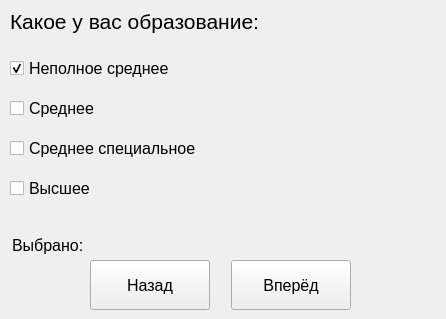
<?xml version="1.0" encoding="UTF-8"?>
<ui version="4.0">
 <class>MainWindow</class>
 <widget class="QMainWindow" name="MainWindow">
  <property name="geometry">
   <rect>
    <x>0</x>
    <y>0</y>
    <width>446</width>
    <height>319</height>
   </rect>
  </property>
  <property name="minimumSize">
   <size>
    <width>446</width>
    <height>319</height>
   </size>
  </property>
  <property name="maximumSize">
   <size>
    <width>446</width>
    <height>319</height>
   </size>
  </property>
  <property name="windowTitle">
   <string>MainWindow</string>
  </property>
  <widget class="QWidget" name="centralwidget">
   <widget class="QLabel" name="label_task">
    <property name="geometry">
     <rect>
      <x>10</x>
      <y>6</y>
      <width>351</width>
      <height>31</height>
     </rect>
    </property>
    <property name="font">
     <font>
      <family>Segoe UI</family>
      <pointsize>16</pointsize>
     </font>
    </property>
    <property name="text">
     <string>Какое у вас образование:</string>
    </property>
   </widget>
   <widget class="QLabel" name="label_img">
    <property name="geometry">
     <rect>
      <x>220</x>
      <y>50</y>
      <width>200</width>
      <height>181</height>
     </rect>
    </property>
    <property name="text">
     <string/>
    </property>
   </widget>
   <widget class="QPushButton" name="btn_next">
    <property name="geometry">
     <rect>
      <x>231</x>
      <y>260</y>
      <width>120</width>
      <height>50</height>
     </rect>
    </property>
    <property name="font">
     <font>
      <family>Segoe UI</family>
      <pointsize>12</pointsize>
     </font>
    </property>
    <property name="text">
     <string>Вперёд</string>
    </property>
   </widget>
   <widget class="QPushButton" name="btn_back">
    <property name="geometry">
     <rect>
      <x>90</x>
      <y>260</y>
      <width>120</width>
      <height>50</height>
     </rect>
    </property>
    <property name="font">
     <font>
      <family>Segoe UI</family>
      <pointsize>12</pointsize>
     </font>
    </property>
    <property name="text">
     <string>Назад</string>
    </property>
   </widget>
   <widget class="QLabel" name="label_selected">
    <property name="geometry">
     <rect>
      <x>12</x>
      <y>235</y>
      <width>421</width>
      <height>21</height>
     </rect>
    </property>
    <property name="font">
     <font>
      <family>Segoe UI</family>
      <pointsize>12</pointsize>
     </font>
    </property>
    <property name="text">
     <string>Выбрано:</string>
    </property>
   </widget>
   <widget class="QCheckBox" name="checkBox_2">
    <property name="geometry">
     <rect>
      <x>10</x>
      <y>100</y>
      <width>191</width>
      <height>17</height>
     </rect>
    </property>
    <property name="font">
     <font>
      <pointsize>12</pointsize>
     </font>
    </property>
    <property name="text">
     <string>Среднее</string>
    </property>
   </widget>
   <widget class="QCheckBox" name="checkBox_4">
    <property name="geometry">
     <rect>
      <x>10</x>
      <y>180</y>
      <width>191</width>
      <height>17</height>
     </rect>
    </property>
    <property name="font">
     <font>
      <pointsize>12</pointsize>
     </font>
    </property>
    <property name="text">
     <string>Высшее</string>
    </property>
   </widget>
   <widget class="QCheckBox" name="checkBox_3">
    <property name="geometry">
     <rect>
      <x>10</x>
      <y>140</y>
      <width>191</width>
      <height>17</height>
     </rect>
    </property>
    <property name="font">
     <font>
      <pointsize>12</pointsize>
     </font>
    </property>
    <property name="text">
     <string>Среднее специальное</string>
    </property>
   </widget>
   <widget class="QCheckBox" name="checkBox_1">
    <property name="geometry">
     <rect>
      <x>10</x>
      <y>60</y>
      <width>191</width>
      <height>17</height>
     </rect>
    </property>
    <property name="font">
     <font>
      <pointsize>12</pointsize>
     </font>
    </property>
    <property name="text">
     <string>Неполное среднее</string>
    </property>
    <property name="checked">
     <bool>true</bool>
    </property>
   </widget>
  </widget>
 </widget>
 <resources/>
 <connections/>
</ui>
